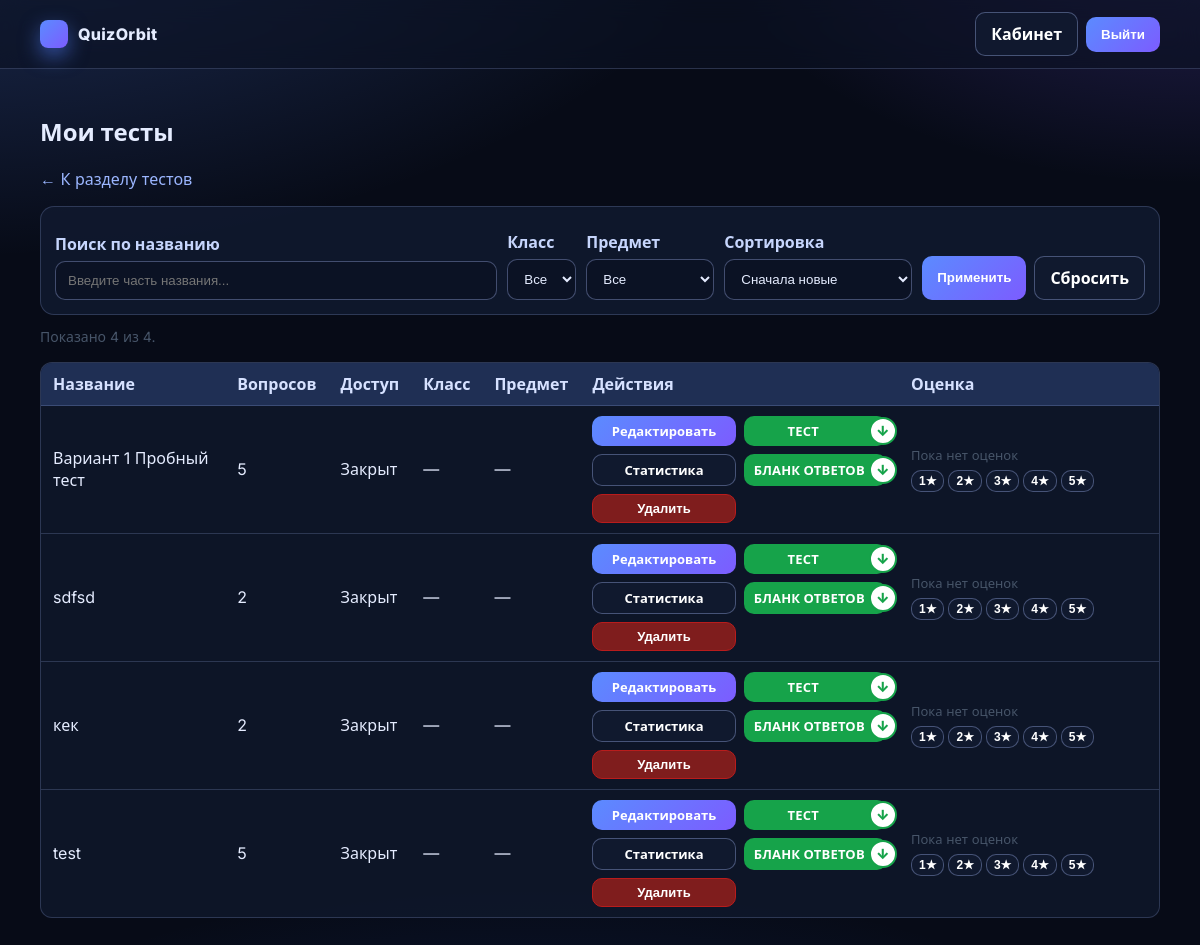
The page /tests/mine (signed in) on the database as committed earlier.
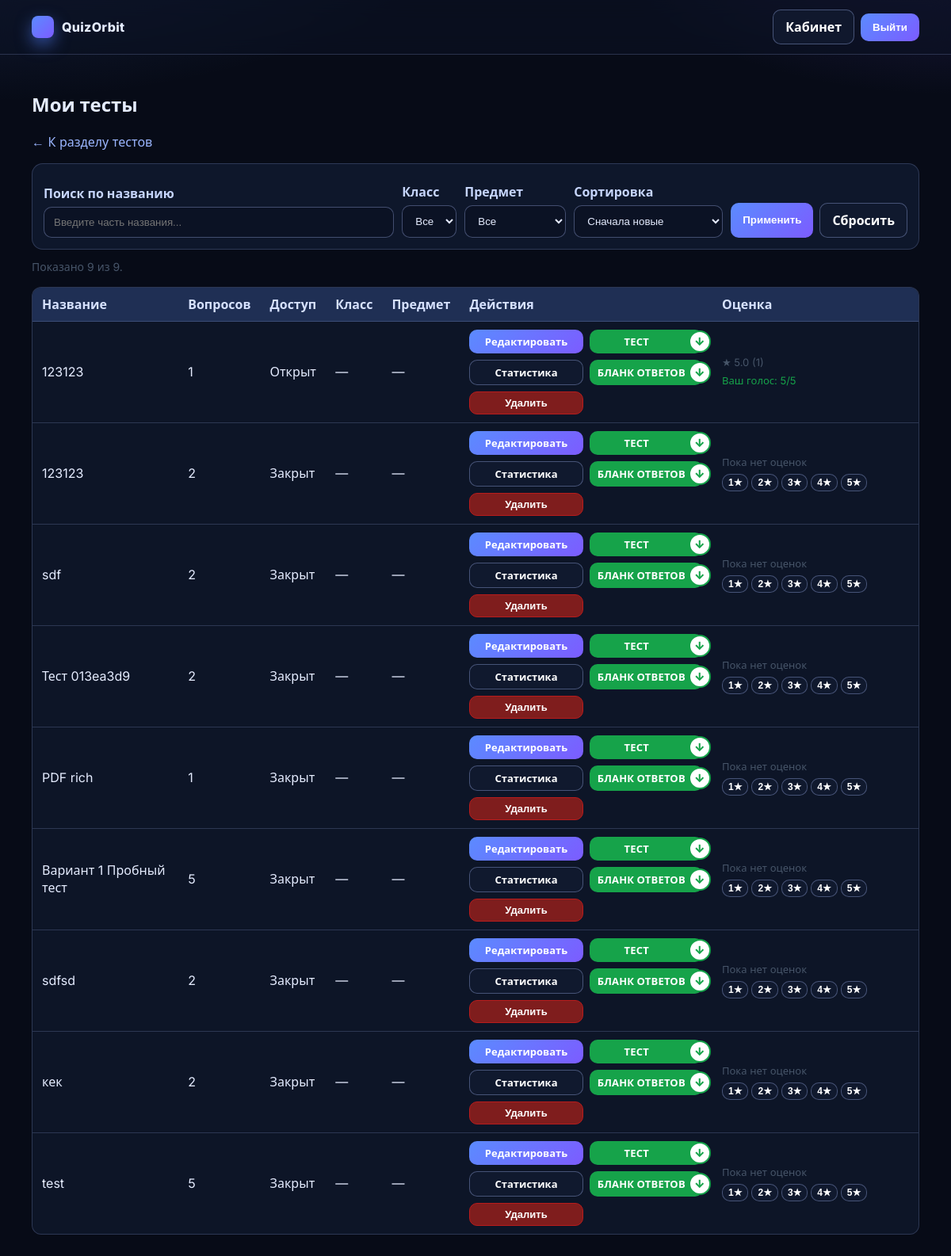
The same page on the database as committed later.
### app/models.py (models this page shows)
class TestBlank(db.Model):
    __tablename__ = "test_blanks"
    id = db.Column(db.Integer, primary_key=True)
    uuid = db.Column(db.String(36), unique=True, nullable=False, default=lambda: str(uuid.uuid4()))
    owner_id = db.Column(db.Integer, db.ForeignKey("users.id"), nullable=False, index=True)
    title = db.Column(db.String(200), nullable=True)
    is_public = db.Column(db.Boolean, nullable=False, default=False)
    grade = db.Column(db.Integer, nullable=True)
    subject = db.Column(db.String(50), nullable=True)
    question_count = db.Column(db.Integer, nullable=False)
    created_at = db.Column(db.DateTime, default=datetime.utcnow, nullable=False)
    layout_json = db.Column(db.Text, nullable=True)
    owner = db.relationship("User", back_populates="blanks")
    questions = db.relationship(
        "TestQuestion", back_populates="blank", order_by="TestQuestion.question_number", cascade="all, delete-orphan"
    )
    ratings = db.relationship("TestBlankRating", back_populates="blank", cascade="all, delete-orphan")

### app/routes_web.py (the view, shortened to what this page needs)
@web_bp.route("/tests/mine", methods=["GET"])
@login_required
def tests_mine():
    q = request.args.get("q", "").strip()
    grade_raw = (request.args.get("grade") or "").strip()
    subject = (request.args.get("subject") or "").strip()
    sort = (request.args.get("sort") or "created_desc").strip()
    page_raw = (request.args.get("page") or "1").strip()
    try:
        page = max(1, int(page_raw))
    except Exception:
        page = 1
    per_page = 12
    query = TestBlank.query.filter_by(owner_id=current_user.id)
    if q:
        query = query.filter(TestBlank.title.ilike(f"%{q}%"))
    grade_val: int | None = None
    subject_val: str | None = None
    if subject and subject in SUBJECT_LABELS:
        subject_val = subject
        query = query.filter(TestBlank.subject == subject)
    if sort == "grade_asc":
        query = query.order_by(TestBlank.grade.asc(), TestBlank.created_at.desc())
    elif sort == "grade_desc":
        query = query.order_by(TestBlank.grade.desc(), TestBlank.created_at.desc())
    elif sort == "subject_asc":
        query = query.order_by(TestBlank.subject.asc(), TestBlank.created_at.desc())
    elif sort == "subject_desc":
        query = query.order_by(TestBlank.subject.desc(), TestBlank.created_at.desc())
    elif sort == "title_asc":
        query = query.order_by(TestBlank.title.asc(), TestBlank.created_at.desc())
    elif sort == "title_desc":
        query = query.order_by(TestBlank.title.desc(), TestBlank.created_at.desc())
    else:
        sort = "created_desc"
        query = query.order_by(TestBlank.created_at.desc())
    total = query.count()
    pages = (total + per_page - 1) // per_page if total else 0
    if pages and page > pages:
        page = pages
    blanks = query.offset((page - 1) * per_page).limit(per_page).all() if total else []
    rating_stats, my_ratings = _ratings_for_blank_ids([b.id for b in blanks], current_user.id)
    query_args = {
        "q": q,
        "grade": str(grade_val) if grade_val is not None else "",
        "subject": subject_val or "",
        "sort": sort,
    }
    return render_template(
        "tests_mine.html",
        blanks=blanks,
        subject_labels=SUBJECT_LABELS,
        q=q,
        grade=grade_val,
        subject=subject_val,
        sort=sort,
        page=page,
        pages=pages,
        total=total,
        per_page=per_page,
        query_args=query_args,
        rating_stats=rating_stats,
        my_ratings=my_ratings,
        return_to=request.full_path.rstrip("?"),
    )

### app/models.py (called while the page is built)
@login_manager.user_loader
def load_user(user_id: str):
    try:
        return User.query.get(int(user_id))
    except Exception:
        return None

### app/templates/tests_mine.html (shortened to what this page needs)
{% extends "base.html" %}
{% block content %}
  <h2>Мои тесты</h2>
  <div style="margin-top:12px;">
    <a href="{{ url_for('web.tests_hub') }}">← К разделу тестов</a>
  </div>
  <div class="box" style="margin-top:16px;">
    <form method="get" action="{{ url_for('web.tests_mine') }}" style="display:flex; gap:10px; flex-wrap:wrap; align-items:flex-end;">
      <div style="min-width:220px; flex:1;">
        <label for="q">Поиск по названию</label>
        <input id="q" name="q" type="text" value="{{ q or '' }}" placeholder="Введите часть названия..." />
      </div>
      <div>
        <label for="grade">Класс</label>
        <select id="grade" name="grade">
          <option value="">Все</option>
        </select>
      </div>
      <div>
        <label for="subject">Предмет</label>
        <select id="subject" name="subject">
          <option value="">Все</option>
        </select>
      </div>
      <div>
        <label for="sort">Сортировка</label>
        <select id="sort" name="sort">
          <option value="created_desc" {% if sort == 'created_desc' %}selected{% endif %}>Сначала новые</option>
        </select>
      </div>
      <div style="display:flex; gap:8px;">
        <button class="btn" type="submit">Применить</button>
        <a class="btn secondary" href="{{ url_for('web.tests_mine') }}">Сбросить</a>
      </div>
    </form>
  </div>
  {% if blanks %}
    <div style="margin-top:12px; color:#475569; font-size:14px;">
      Показано {{ blanks|length }} из {{ total }}.
    </div>
    <table class="data" style="margin-top:16px;">
      <thead>
        <tr>
          <th>Название</th>
          <th>Вопросов</th>
          <th>Доступ</th>
          <th>Класс</th>
          <th>Предмет</th>
          <th style="min-width:260px;">Действия</th>
          <th style="min-width:260px;">Оценка</th>
        </tr>
      </thead>
      <tbody>
        {% for b in blanks %}
          <tr>
            <td>{{ b.title if b.title else ('Тест ' ~ b.uuid[:8]) }}</td>
            <td>{{ b.question_count }}</td>
            <td>{% if b.is_public %}Открыт{% else %}Закрыт{% endif %}</td>
            <td>{% if b.grade %}{{ b.grade }}{% else %}—{% endif %}</td>
            <td>{% if b.subject %}{{ subject_labels.get(b.subject, b.subject) }}{% else %}—{% endif %}</td>
            <td>
              <div class="actions-grid">
                <a class="btn" href="{{ url_for('web.tests_edit', blank_uuid=b.uuid) }}">Редактировать</a>
                <a class="btn btn-download" href="{{ url_for('web.blank_pdf_questions', blank_uuid=b.uuid) }}"><span>Тест</span><span class="download-icon">↓</span></a>
                <a class="btn secondary" href="{{ url_for('web.tests_stats', blank_uuid=b.uuid) }}">Статистика</a>
                <a class="btn btn-download nowrap" href="{{ url_for('web.blank_pdf_answers', blank_uuid=b.uuid) }}"><span>Бланк ответов</span><span class="download-icon">↓</span></a>
                <form method="post" action="{{ url_for('web.tests_delete', blank_uuid=b.uuid) }}" style="margin:0;">
                  <button
                    class="btn secondary"
                    type="submit"
                    style="width:100%; background:#7f1d1d; border-color:#b91c1c;"
                    onclick="return confirm('Удалить этот тест? Это действие нельзя отменить.')"
                  >
                    Удалить
                  </button>
                </form>
              </div>
            </td>
            <td>
              {% set rs = rating_stats.get(b.id) %}
              {% set my = my_ratings.get(b.id) %}
              <div style="font-size:13px; color:#475569; margin-bottom:6px;">
                {% if rs %}
                  ★ {{ '%.1f'|format(rs[0]) }} ({{ rs[1] }})
                {% else %}
                  Пока нет оценок
                {% endif %}
              </div>
              {% if my %}
                <div style="color:#16a34a; font-size:13px;">Ваш голос: {{ my }}/5</div>
              {% else %}
                <form method="post" action="{{ url_for('web.rate_test', blank_uuid=b.uuid) }}" style="display:flex; gap:4px; flex-wrap:wrap;">
                  {% for s in range(1, 6) %}
                    <button type="submit" name="score" value="{{ s }}" class="btn secondary" style="padding:3px 7px; font-size:12px;">{{ s }}★</button>
                  {% endfor %}
                </form>
              {% endif %}
            </td>
          </tr>
        {% endfor %}
      </tbody>
    </table>
  {% endif %}
{% endblock %}

### app/templates/base.html (shortened to what this page needs)
<!doctype html>
<html lang="ru">
  <head>
  </head>
  <body>
    <header class="site-header">
      <div class="nav-wrap">
        <a class="brand" href="{{ url_for('web.index') }}">
          <span class="brand-dot"></span>
          <span>QuizOrbit</span>
        </a>
        <div class="nav-actions">
          {% if current_user.is_authenticated %}
            <a class="btn secondary" href="{{ url_for('web.dashboard') }}">Кабинет</a>
            <form method="post" action="{{ url_for('web.logout') }}" style="margin:0;">
              <button class="btn" type="submit">Выйти</button>
            </form>
          {% else %}
            <a class="btn secondary" href="{{ url_for('web.login') }}">Войти</a>
            <a class="btn" href="{{ url_for('web.register') }}">Регистрация</a>
          {% endif %}
        </div>
      </div>
    </header>
    <div class="container">
      {% block content %}{% endblock %}
    </div>
  </body>
</html>

### app/templates/tests_mine.html (style rules this page uses)
.actions-grid { display: grid; grid-template-columns: repeat(2, minmax(0, 1fr)); gap: 8px; }
.actions-grid .btn { width: 100%; padding: 6px 10px; font-size: 13px; text-align: center; }
.actions-grid .btn-download { position: relative; display: inline-flex; align-items: center; justify-content: center; background: #16a34a; border-color: #16a34a; color: #fff; font-weight: 700; text-transform: uppercase; letter-spacing: 0.2px; padding-right: 34px; overflow: visible; }
.actions-grid .btn-download .download-icon { position: absolute; right: -10px; top: 50%; transform: translateY(-50%); flex: 0 0 auto; width: 28px; height: 28px; border-radius: 999px; background: #fff; color: #16a34a; display: inline-flex; align-items: center; justify-content: center; font-size: 14px; line-height: 1; font-weight: 900; border: 2px solid #16a34a; }
.actions-grid .btn-download.nowrap { white-space: nowrap; }
.actions-grid .btn-download > span:first-child { width: 100%; text-align: center; }

### app/templates/base.html (style rules this page uses)
:root { --bg: #070b17; --surface: #111a2f; --surface-soft: #1a2642; --text: #e5ecff; --muted: #99a8cc; --primary: #5b8bff; --primary-strong: #7c5cff; --border: rgba(172, 191, 255, 0.2); --shadow: 0 24px 50px rgba(4, 10, 30, 0.55); }
* { box-sizing: border-box; }
body { margin: 0; font-family: "Inter", "Segoe UI", Roboto, Arial, sans-serif; color: var(--text); background: radial-gradient(1200px 640px at -5% -20%, rgba(91, 139, 255, 0.35) 0%, transparent 70%), radial-gradient(800px 450px at 100% -10%, rgba(124, 92, 255, 0.28) 0%, transparent 62%), radial-gradient(1000px 400px at 45% 120%, rgba(37, 99, 235, 0.18) 0%, transparent 65%), var(--bg); min-height: 100vh; }
.site-header { position: sticky; top: 0; z-index: 30; backdrop-filter: blur(12px); background: rgba(11, 18, 35, 0.64); border-bottom: 1px solid var(--border); }
.nav-wrap { max-width: 1160px; margin: 0 auto; padding: 12px 20px; display: flex; align-items: center; justify-content: space-between; gap: 12px; }
.brand { display: inline-flex; align-items: center; gap: 10px; text-decoration: none; color: var(--text); font-weight: 800; letter-spacing: 0.3px; }
.brand-dot { width: 28px; height: 28px; border-radius: 8px; background: linear-gradient(135deg, #5b8bff, #7c5cff); box-shadow: 0 8px 20px rgba(82, 130, 255, 0.55); }
.nav-actions { display: flex; gap: 8px; align-items: center; flex-wrap: wrap; }
.container { max-width: 1160px; margin: 0 auto; padding: 26px 20px 34px; }
label { display: block; margin-top: 10px; font-weight: 600; color: #c6d5fc; }
input[type="text"], input[type="password"], select, textarea { width: 100%; padding: 11px 12px; margin-top: 6px; border: 1px solid rgba(172, 191, 255, 0.34); border-radius: 10px; background: rgba(11, 18, 35, 0.75); color: var(--text); }
.box { border: 1px solid var(--border); background: rgba(17, 26, 47, 0.88); padding: 14px; border-radius: 14px; margin-top: 16px; }
.btn { display: inline-flex; align-items: center; justify-content: center; gap: 6px; padding: 10px 15px; background: linear-gradient(135deg, var(--primary), var(--primary-strong)); color: white; border: 0; border-radius: 10px; cursor: pointer; text-decoration: none; font-weight: 600; }
.btn.secondary { background: rgba(17, 26, 47, 0.95); border: 1px solid rgba(172, 191, 255, 0.35); }
a { color: #9bb6ff; text-decoration: none; }
table.data { width: 100%; border-collapse: separate; border-spacing: 0; margin-top: 10px; background: rgba(15, 24, 44, 0.84); border: 1px solid var(--border); border-radius: 12px; overflow: hidden; }
table.data th, table.data td { border-bottom: 1px solid rgba(172, 191, 255, 0.2); padding: 10px 12px; text-align: left; vertical-align: middle; }
table.data tr:last-child td { border-bottom: 0; }
table.data th { background: rgba(38, 58, 102, 0.72); color: #d6e1ff; font-weight: 700; }

Rows that differ between the two databases and show on the page:
added TestBlank: title "123123", question_count "1", is_public "Открыт", rs "5.0", rs "1", my "5"
added TestBlank: title "123123", question_count "2", is_public "Закрыт", shows "Пока нет оценок", s "1" "2" "3" "4" "5"
added TestBlank: title "sdf", question_count "2", is_public "Закрыт", shows "Пока нет оценок", s "1" "2" "3" "4" "5"
added TestBlank: title+uuid "Тест 013ea3d9", question_count "2", is_public "Закрыт", shows "Пока нет оценок", s "1" "2" "3" "4" "5"
added TestBlank: title "PDF rich", question_count "1", is_public "Закрыт", shows "Пока нет оценок", s "1" "2" "3" "4" "5"
Other text that changed with them:
{{ blanks|length }}: "4" → "9"
{{ total }}: "4" → "9"
